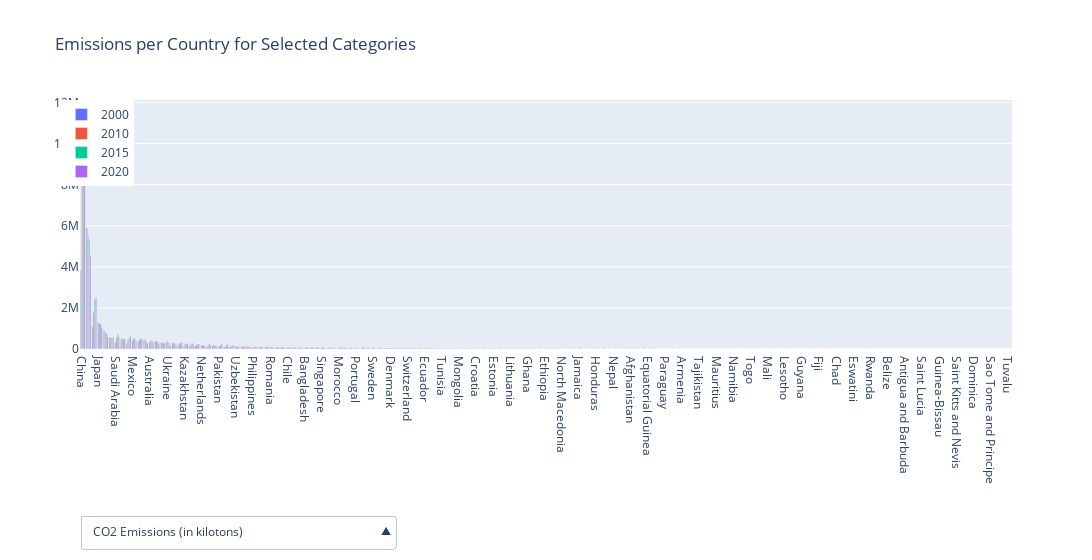

Source (notebook cell):
### Markdown cell above
<div class="scrollable-container">

### Code cell
# Sort by 'total_CO' (or any other initial sort criteria) and select the top 10
merge = pd.read_csv('../graphs/graphA/merge.csv')
years = ['2000', '2010', '2015', '2020']
# LULUCF filter:
# Removes all rows with 'All sectors with LULUCF' in the 'Item' column
merge = merge[merge['Item'] != 'All sectors with LULUCF']

# Calculate the average of the relative values for each country
merge['avg_total'] = merge[[year for year in years]].mean(axis=1)

# Sort by the average
total_sort = merge.sort_values('avg_total', ascending=False)

# Create a new Figure
fig = go.Figure()

for year in years:
    fig.add_trace(go.Bar(
        x=total_sort['Area'],
        y=total_sort[year],
        name=year,
        width=0.2,
    ))


# Change the bar mode to group
fig.update_layout(barmode='group')

# Add labels and title
fig.update_layout(
    title='Emissions per Country for Selected Categories',
    xaxis_title='',
    yaxis_title=''
)

# Define dropdown menus for switching categories
fig.update_layout(
    updatemenus=[
        dict(
            buttons=[
                dict(label="CO2 Emissions (in kilotons)",
                     method="update",
                     args=[{"y": [total_sort[year] for year in years]}]),
                dict(label="CO2 Emissions per Area (in kilotons per km²)",
                     method="update",
                     args=[{"y": [total_sort[year+'/area'] for year in years]}]),
                dict(label="CO2 Emissions per Capita (in kilotons per person)",
                     method="update",
                     args=[{"y": [total_sort[year+'/pop'] for year in years]}])
            ],
            direction="up",
            pad={"r": 10, "t": 10},
            showactive=True,
            x=0,
            xanchor="left",
            y=-0.8,
            yanchor="bottom"
        ),
    ],
    width=6000,
    bargroupgap=1,
    legend=dict(x=-0.02, y=1, xanchor='left', yanchor='top'),
)

# Show the plot
fig.show()

### Figure 1 — Plotly figure (JSON) as saved in the notebook; plotly's stock layout.template omitted (floating-point values rounded to 4 significant figures; data arrays with more than 128 entries replaced by an {"elided": "..."} marker saying what was removed)
{"data": [{"name": "2000", "type": "bar", "width": 0.2, "x": {"elided": "163 str values"}, "y": {"elided": "163 float values"}}, {"name": "2010", "type": "bar", "width": 0.2, "x": {"elided": "163 str values"}, "y": {"elided": "163 float values"}}, {"name": "2015", "type": "bar", "width": 0.2, "x": {"elided": "163 str values"}, "y": {"elided": "163 float values"}}, {"name": "2020", "type": "bar", "width": 0.2, "x": {"elided": "163 str values"}, "y": {"elided": "163 float values"}}], "layout": {"bargroupgap": 1, "barmode": "group", "legend": {"x": -0.02, "xanchor": "left", "y": 1, "yanchor": "top"}, "title": {"text": "Emissions per Country for Selected Categories"}, "updatemenus": [{"buttons": [{"args": [{"y": {"elided": "4x163 float values"}}], "label": "CO2 Emissions (in kilotons)", "method": "update"}, {"args": [{"y": {"elided": "4x163 float values"}}], "label": "CO2 Emissions per Area (in kilotons per km²)", "method": "update"}, {"args": [{"y": {"elided": "4x163 float values"}}], "label": "CO2 Emissions per Capita (in kilotons per person)", "method": "update"}], "direction": "up", "pad": {"r": 10, "t": 10}, "showactive": true, "x": 0, "xanchor": "left", "y": -0.8, "yanchor": "bottom"}], "width": 6000, "xaxis": {"title": {"text": ""}}, "yaxis": {"title": {"text": ""}}}}
